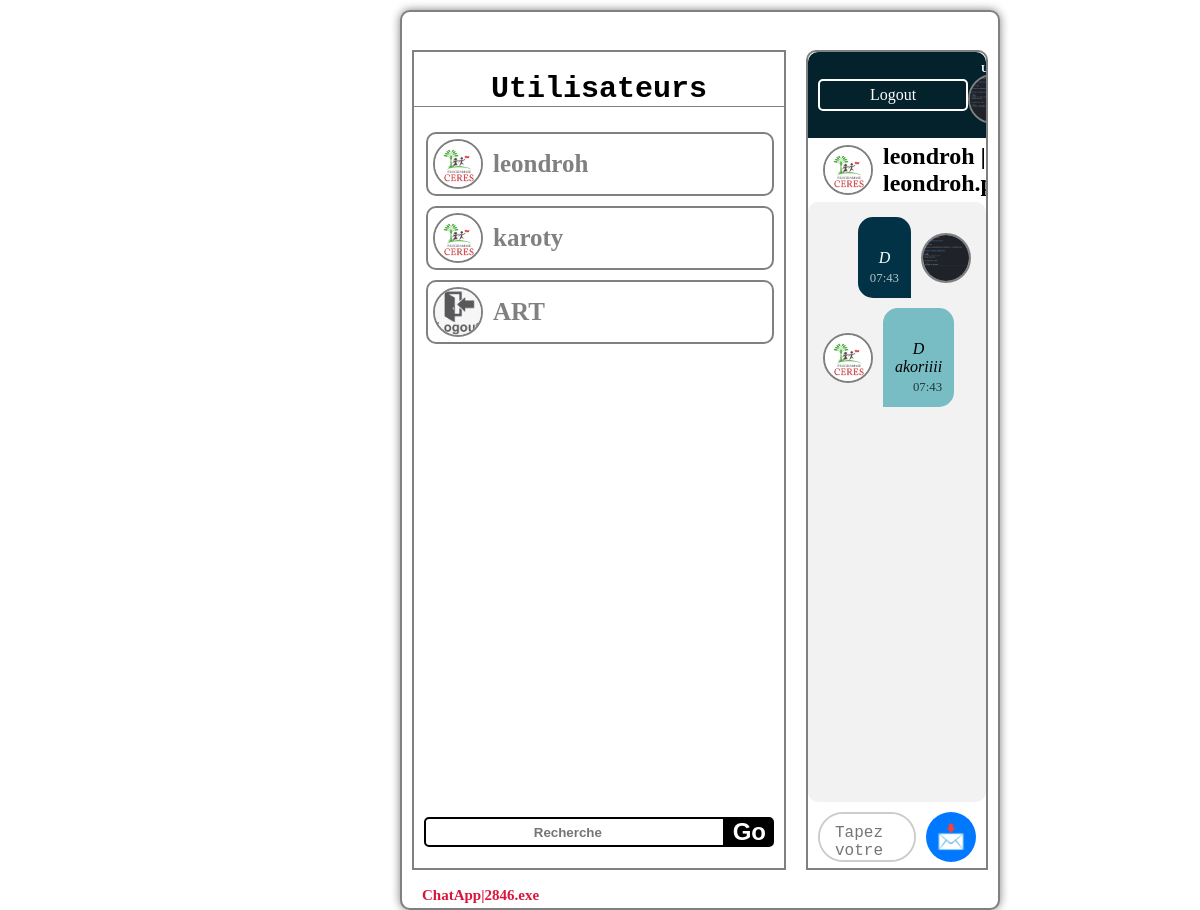
The app's page /discussion/8207969608/ (signed in), older data.
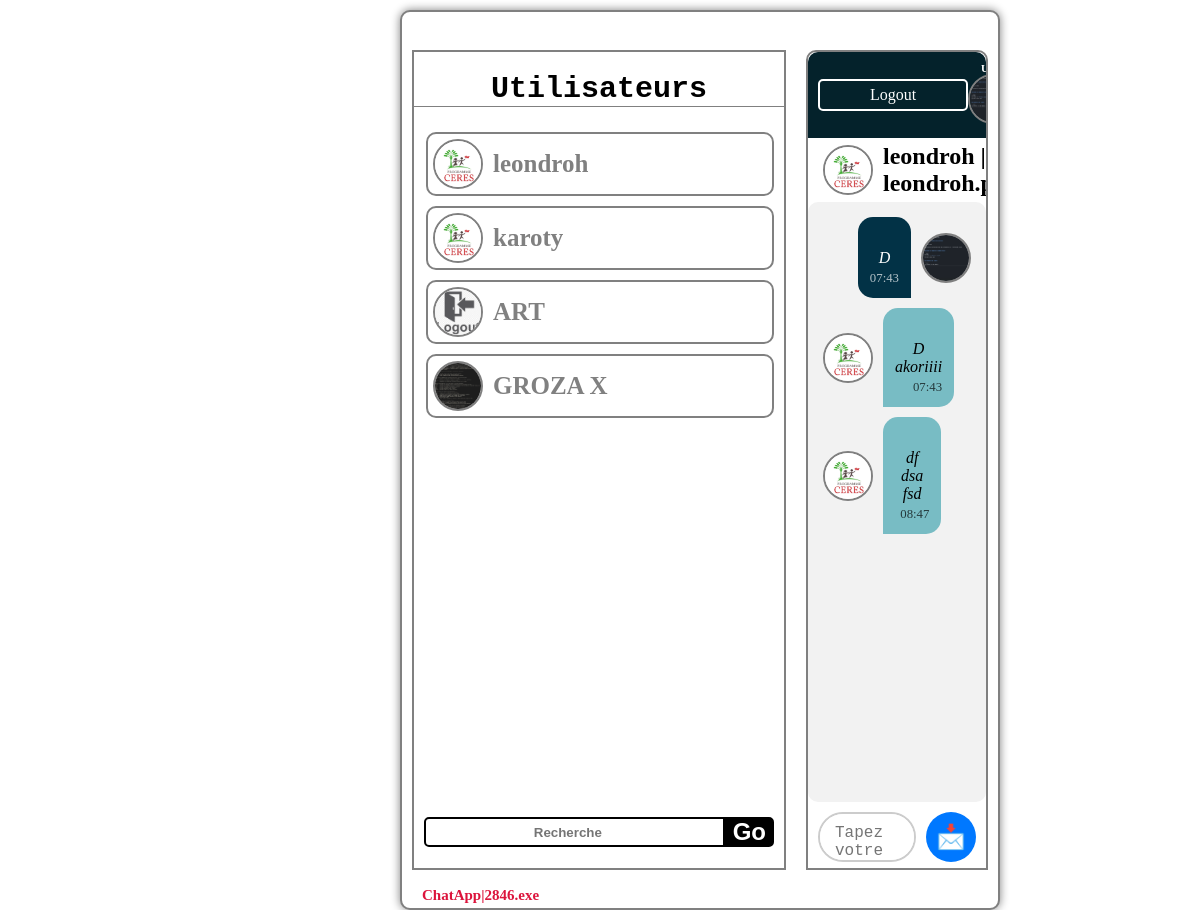
The same page, newer data.
### chatreal/models.py (models this page shows, shortened)
class CustomUser(AbstractUser):
    uid = models.CharField(
        max_length=10,
        editable=False,
        unique=True
    )
    username = models.CharField(max_length=15, unique=True, verbose_name="Pseudo")
    email = models.EmailField(unique=True, verbose_name="Adresse e-mail")
    profile_picture = models.ImageField(upload_to="profile_pictures/", null=True, blank=True, verbose_name="Photo de profil")
    groups = models.ManyToManyField(
        'auth.Group',
        related_name='customuser_groups',
        blank=True
    )
    user_permissions = models.ManyToManyField(
        'auth.permission',
        related_name='customuser_permissions',
        blank=True
    )

class Messages(models.Model):
    exped = models.ForeignKey(CustomUser, related_name="expediteur", on_delete=models.CASCADE)
    dest = models.ForeignKey(CustomUser, related_name="destinateur", on_delete=models.CASCADE)
    message = models.TextField()
    date_env = models.DateTimeField(auto_now=True)

### chatreal/views.py (the view)
# urls.py: path('discussion/<str:uid>/', Discussion, name='discussion')
@login_required
def Discussion(request, uid):
    users = CustomUser.objects.exclude(id=request.user.id)
    destinateur = get_object_or_404(CustomUser, uid=uid)
    texte = Messages.objects.filter(Q(exped=request.user, dest=destinateur) | Q(exped=destinateur, dest=request.user)).order_by('date_env')
    if request.method == 'POST':
        form = MessageForm(request.POST)
        if form.is_valid():
            message = form.save(commit=False)
            message.exped = request.user
            message.dest = destinateur
            message.save()
            return redirect('discussion', uid=destinateur.uid)
    else:
        form = MessageForm()
    context = {
        "destinateur": destinateur,
        "expediteur": request.user,
        "users": users,
        "texte": texte,
        "form":form,
    }
    return render(request, 'discussion.html', context)

### chatreal/forms.py
class MessageForm(forms.ModelForm):
    class Meta:
        model = Messages
        fields = ['message']
        widgets = {
            'message': forms.Textarea(
                attrs={
                    'placeholder': 'Ecrivez un message.',
                    'class': 'mess_input'
                }
            ),
        }

### chatreal/templates/discussion.html (shortened to what this page needs)
{% extends 'plateform.html' %}
{% block discu %}
<div class="discussion">
    <div class="info_dest">
        <img class="profile-pic" src="{{ destinateur.profile_picture.url }}" alt="Profil">
        <h2>{{ destinateur.username }} | {{ destinateur.email }}</h2>
    </div>
    <div class="messages">
        {% if texte %}
            {% for m in texte %}
                <div class="message {% if m.exped == expediteur %} ma-texte {% else %} sa-texte {% endif %}">
                    <div class="message-content">
                        {% if m.exped == expediteur %}
                            <div class="text-bubble">
                                <p>{{ m.message }}</p>
                                <span class="message-time">{{ m.date_env|date:"H:i" }}</span>
                            </div>
                            <img class="profile-pic" src="{{ expediteur.profile_picture.url }}" alt="Profil">
                        {% else %}
                            <img class="profile-pic" src="{{ destinateur.profile_picture.url }}" alt="Profil">
                            <div class="text-bubble">
                                <p>{{ m.message }}</p>
                                <span class="message-time">{{ m.date_env|date:"H:i" }}</span>
                            </div>
                        {% endif %}
                    </div>
                </div>
            {% endfor %}
        {% else %}
                <p><strong><u>{{ expediteur.username }}</strong></u>, demmares une discussion avec <strong><u>{{ destinateur.username }}</u></strong> <br> <strong><u>{{ destinateur.email }}</u></strong> </p>
        {% endif %}
    </div>
    <form action="{% url 'discussion' destinateur.uid %}" method="post">
        <textarea name="message" class="mess_input" placeholder="Tapez votre message..." required></textarea>
        <button type="submit">📩</button>
    </form>
</div>
{% endblock %}

### chatreal/templates/plateform.html (shortened to what this page needs)
{% load static %}
<!DOCTYPE html>
<html lang="en">
<head>
    <link rel="stylesheet" href="{% static 'plateform.css' %}">
</head>
<body>
    <div class="plateform">
        <h1>ChatApp|2846.exe</h1>
        <div class="contenue">
            <div class="utilisateurs">
                <h2>Utilisateurs</h2>
                {% block content %}
                    {% if users %}
                        <ul>
                            {% for u in users %}
                                <li>
                                    <img src="{{ u.profile_picture.url }}" alt="{{ u.username }}" />
                                    <span><a href="{% url 'discussion' u.uid %}">{{ u.username }}</a></span>
                                </li>
                            {% endfor %}
                        </ul>
                    {% endif %}
                {% endblock %}
                <form action="{% url 'rechercher_user' %}">
                    <input type="search" name="search_user" placeholder="Recherche" required>
                    <button type="submit">Go</button>
                </form>
            </div>
            <div class="template">
                <div class="user">
                    <a href="{% url 'deconnexion' %}">Logout</a>
                    <div class="info_user">
                        <h6>{{ user.username }}</h6>
                        <img src="{{ user.profile_picture.url }}" alt="user_pp">
                    </div>
                </div>
                {% block discu %}{% endblock %}
            </div>
        </div>
    </div>
</body>
</html>

Row changes from the older to the newer data that the page shows:
added CustomUser: profile_picture (picture), username "GROZA X"
added Messages: profile_picture (picture), message "df dsa fsd", date_env "08:47"
